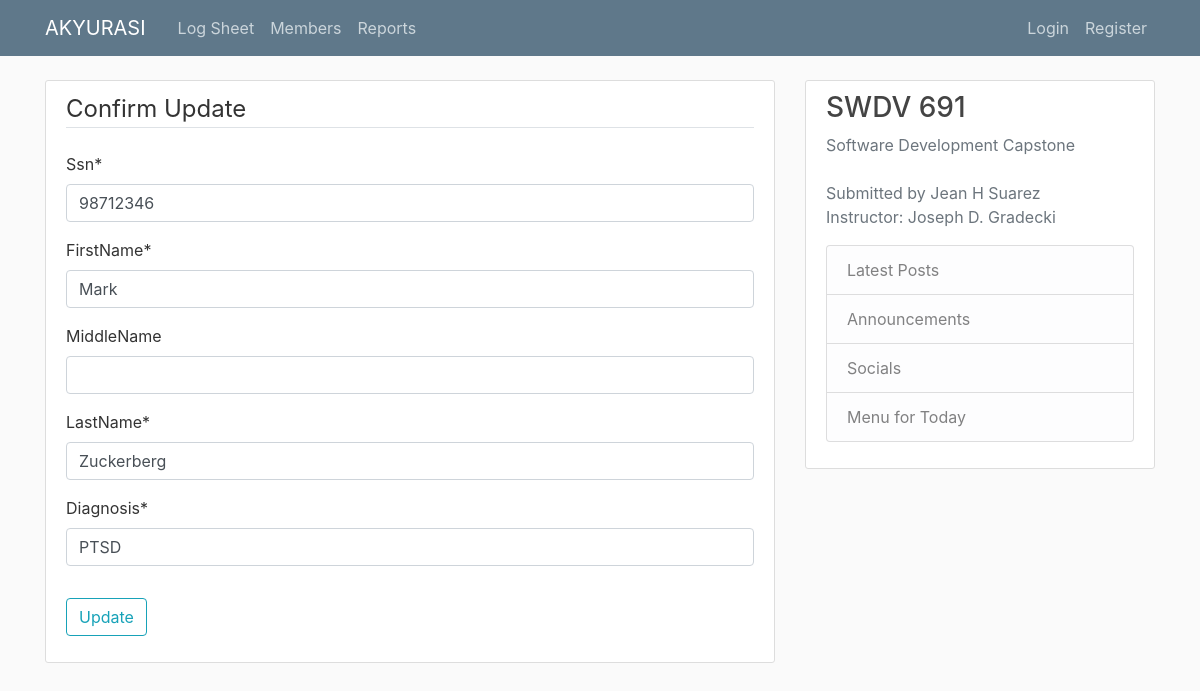
/logsheet/member/4/update/, run on the app's committed database.
### persons/models.py (models this page shows, shortened)
class Person(models.Model):
    image = models.ImageField(default='default.jpg', upload_to='profile_pics')
    ssn = models.CharField(max_length=10)
    birthDate = models.DateTimeField(null=True, blank=True)

class Member(Person):
    firstName = models.CharField(max_length=20)
    middleName = models.CharField(max_length=20, null=True, blank=True)
    lastName = models.CharField(max_length=20)
    diagnosis = models.CharField(max_length=100)
    intakeDate = models.DateTimeField(default=timezone.now)
    psychEval = models.TextField(null=True, blank=True)
    notes = models.TextField(null=True, blank=True)
    dischargeDate = models.DateTimeField(null=True, blank=True)

### logsheet/views.py (the view, shortened to what this page needs)
# urls.py: path('member/<int:pk>/update/', MemberUpdateView.as_view(), name='member-update'),
class MemberUpdateView(UpdateView):
    model = Member
    fields= ('ssn', 'firstName', 'middleName', 'lastName', 'diagnosis')
    success_url = '/logsheet/members/'

### persons/templates/persons/member_form.html (shortened to what this page needs)
{% extends "logsheet/base.html" %}
{% load crispy_forms_tags %}
{% block content %}
    <div class="content-section">
        <form method="POST">
            <fieldset class="form-group">
                <legend class="border-bottom mb-4">Confirm Update</legend>
                {{ form|crispy }}
            </fieldset>
            <div class="form-group">
                <button class="btn btn-outline-info" type="submit">Update</button>
            </div>
        </form>
    </div>
{% endblock %}

### logsheet/static/logsheet/main.css (style rules this page uses)
body { background: #fafafa; color: #333333; margin-top: 5rem; }
.content-section { background: #ffffff; padding: 10px 20px; border: 1px solid #dddddd; border-radius: 3px; margin-bottom: 20px; }

### data on the page
Person: ssn "98712346"
Member: firstName "Mark", lastName "Zuckerberg", diagnosis "PTSD"
